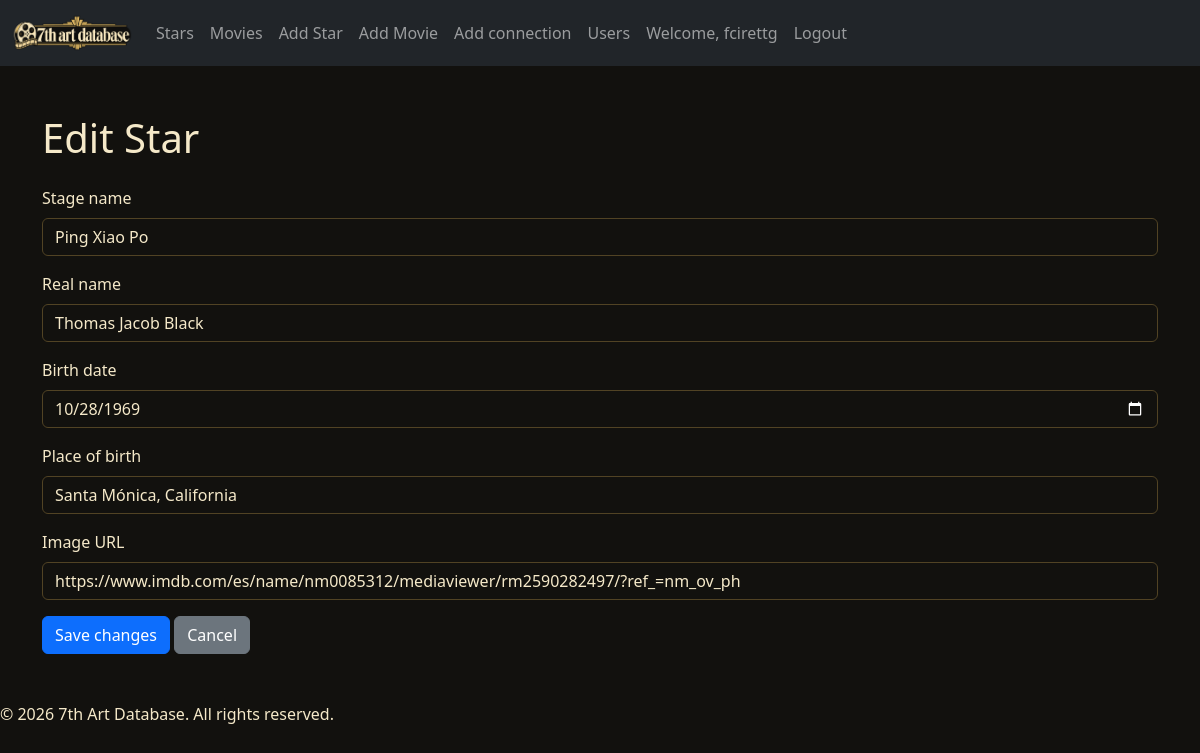
Before: /edit_star/19 (signed in) with the older database file.
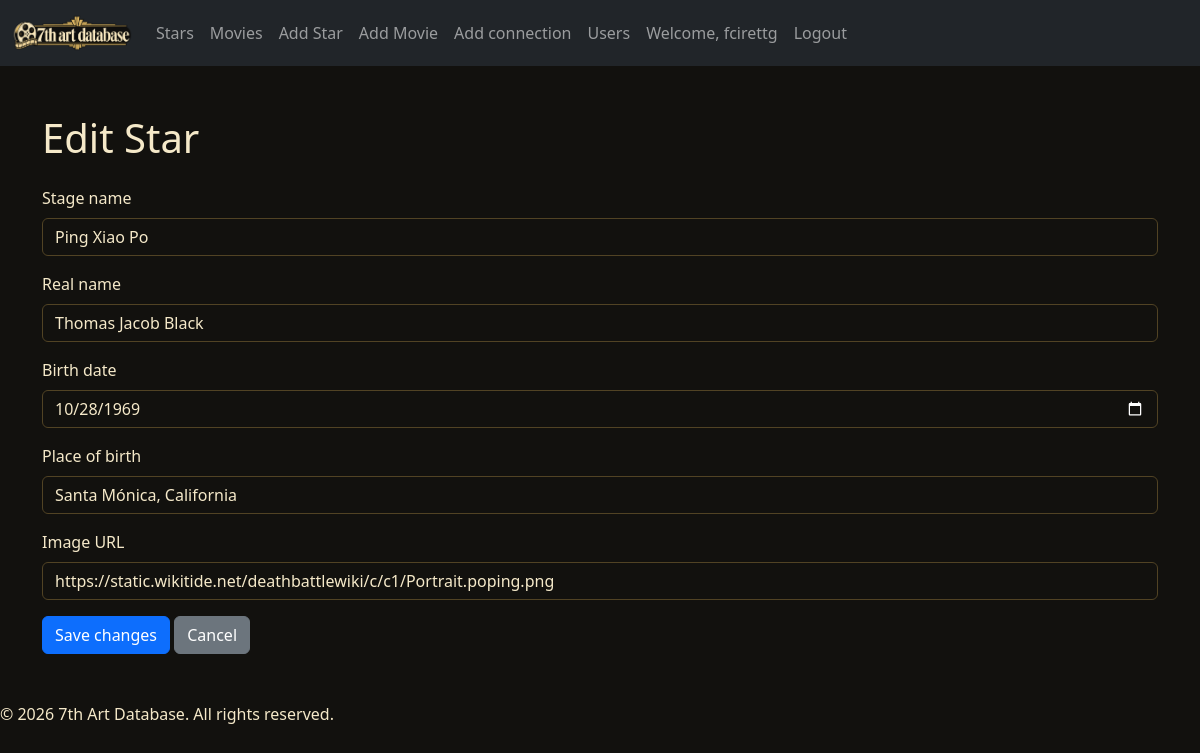
After: the same page with the newer database file.
### tables this page shows
CREATE TABLE stars (
        id INTEGER PRIMARY KEY,
        created_at TEXT NOT NULL,
        stage_name TEXT NOT NULL,
        real_name TEXT,
        date_of_birth TEXT,
        place_of_birth TEXT,
        image_url TEXT,
        username TEXT,
        FOREIGN KEY (username) REFERENCES users (username)
    );

### app.py (the view, shortened to what this page needs)
@app.route('/edit_star/<int:star_id>', methods=['GET', 'POST'])
def edit_star(star_id):
    if not session.get('logged_in'):
        flash('Please log in to edit a star.', 'warning')
        return redirect(url_for('login'))
    conn = db.open_database('movies.db')
    try:
        star = db.get_star(conn, star_id)
    finally:
        db.close_database(conn)
    if star is None:
        return 'Star not found', 404
    return render_template('edit_star.html', star=star)

### movies_sqlite.py (called while the page is built)
def open_database(db_path: str):
    conn = sqlite3.connect(db_path)
    return conn

def get_star(conn, star_id: int) -> Optional[dict]:
    cur = conn.cursor()
    cur.execute(
        """SELECT id, stage_name, real_name, date_of_birth, place_of_birth, image_url
           FROM stars WHERE id = ?""",
        (star_id,),
    )
    row = cur.fetchone()
    if row is None:
        return None
    fields = [description[0] for description in cur.description]
    return dict(zip(fields, row))

def close_database(conn):
    conn.close()

### templates/edit_star.html
{% extends "base.html" %}
{% block body %}
    <main class="container py-5">
        <h1 class="mb-4">Edit Star</h1>
        <form method="POST" action="{{ url_for('edit_star', star_id=star.id) }}">
            <div class="mb-3">
                <label for="stage_name" class="form-label">Stage name</label>
                <input type="text" class="form-control" id="stage_name" name="stage_name" value="{{ star.stage_name }}" required>
            </div>
            <div class="mb-3">
                <label for="real_name" class="form-label">Real name</label>
                <input type="text" class="form-control" id="real_name" name="real_name" value="{{ star.real_name or '' }}">
            </div>
            <div class="mb-3">
                <label for="date_of_birth" class="form-label">Birth date</label>
                <input type="date" class="form-control" id="date_of_birth" name="date_of_birth" value="{{ star.date_of_birth or '' }}">
            </div>
            <div class="mb-3">
                <label for="place_of_birth" class="form-label">Place of birth</label>
                <input type="text" class="form-control" id="place_of_birth" name="place_of_birth" value="{{ star.place_of_birth or '' }}">
            </div>
            <div class="mb-3">
                <label for="image_url" class="form-label">Image URL</label>
                <input type="url" class="form-control" id="image_url" name="image_url" value="{{ star.image_url or '' }}">
            </div>
            <button type="submit" class="btn btn-primary">Save changes</button>
            <a class="btn btn-secondary" href="{{ url_for('stars') }}">Cancel</a>
        </form>
    </main>
{% endblock %}

### templates/base.html (shortened to what this page needs)
<!DOCTYPE html>
<html lang="en" data-bs-theme="dark">
<head>
    {% block head %}
        <link href="https://cdn.jsdelivr.net/npm/bootstrap@5.3.2/dist/css/bootstrap.min.css" rel="stylesheet">
    {% endblock %}
</head>
<body>
        <nav class="navbar navbar-expand-lg navbar-dark bg-dark">
        <div class="container-fluid">
            <a class="navbar-brand" href="/">
                <img src="{{ url_for('static', filename='images/Logo7adb_head.png') }}" alt="7th Art Database" height="40">
            </a>
            <div class="collapse navbar-collapse" id="navbarNav">
                <ul class="navbar-nav">
                    <li class="nav-item">
                        <a class="nav-link" href="/stars">Stars</a>
                    </li>
                    <li class="nav-item">
                        <a class="nav-link" href="/movies">Movies</a>
                    </li>
                    {% if session.get('logged_in') %}
                    <li class="nav-item">
                        <a class="nav-link" href="/add_star">Add Star</a>
                    </li>
                    <li class="nav-item">
                        <a class="nav-link" href="/add_movie">Add Movie</a>
                    </li>
                    <li class="nav-item">
                        <a class="nav-link" href="/add_connection">Add connection</a>
                    </li>
                    <li class="nav-item">
                        <a class="nav-link" href="/users">Users</a>
                    </li>
                    {% endif %}
                </ul>
                <ul class="navbar-nav">
                    {% if session.get('logged_in') %}
                        <li class="nav-item">
                            <span class="nav-link">Welcome, {{ session.get('username') }}</span>
                        </li>
                        <li class="nav-item">
                            <a class="nav-link" href="/logout">Logout</a>
                        </li>
                    {% else %}
                        <li class="nav-item">
                            <a class="nav-link" href="/login">Login</a>
                        </li>
                    {% endif %}
                </ul>
            </div>
        </div>
    </nav>
    {% block body %}
    {% endblock %}
</body>
<footer>
    <p>&copy; 2026 7th Art Database. All rights reserved.</p>
</footer>

### templates/base.html (style rules this page uses)
:root { --bs-primary: #d6ad4f; --bs-primary-rgb: 214, 173, 79; --bs-primary-text-emphasis: #f1d78f; --bs-primary-bg-subtle: #332a17; --bs-primary-border-subtle: #8b6d2d; --bs-body-bg: #12110e; --bs-body-color: #f5e9c9; --bs-link-color: #e5c36a; --bs-link-hover-color: #f3d992; --bs-border-color: #514324; }

Changed rows visible on the page:
changed stars "Ping Xiao Po": image_url "https://www.imdb.com/es/name/nm0085312/mediaviewer/rm2590282497/?ref_=nm_ov_ph" → "https://static.wikitide.net/deathbattlewiki/c/c1/Portrait.poping.png"
